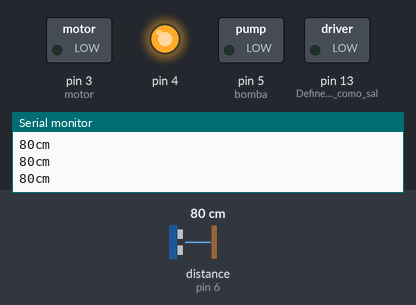
Simulated run of this sketch. Board: Arduino Uno, built with avr-gcc and run on an emulated ATmega328P. On the bench: switched loads named in the sketch (green lamp = pin HIGH), output pins drawn as LEDs (lit = HIGH), the last lines printed to the serial monitor. Wiring (inferred from the names in the program): ultrasonic range finder: trigger pin 7; echo pin 6. The inputs (shaded band) are chosen by the test bench; at power-on: distance to the obstacle (sensor on pin 6) 80 cm. The echo pulse lasts 58.3 µs per cm; pins used as bus, display or sensor lines are not drawn.

Above: at 1.2 s.
1.3 s: distance to the obstacle (sensor on pin 6) set to 24 cm
2.8 s: distance to the obstacle (sensor on pin 6) set to 20 cm
At 4.3 s:
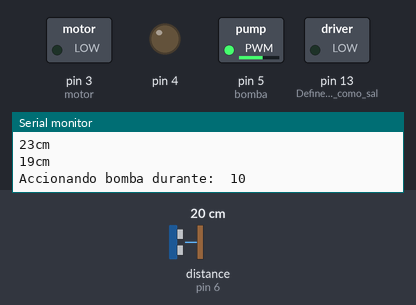
At 14.0 s:
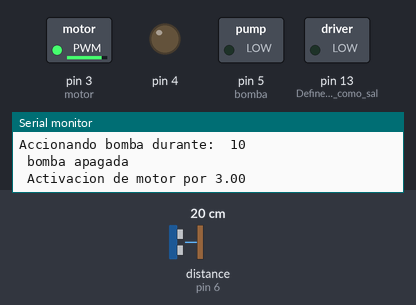
Timing chart, 0 to 14.3 s (numbered marks = the images above; inputs shaded):
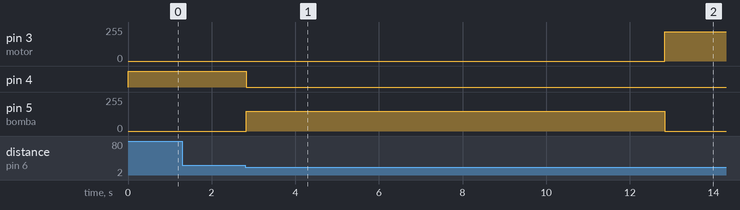

Measured:
- the behaviour switches between 22 and 21 cm on distance to the obstacle (sensor on pin 6) (found by bisection; images 0 and 1)
- after the input at 2.8 s, pin 3 (motor): 0/255 → 220/255 after 10.0 s; pin 4: HIGH → LOW at once; pin 5 (bomba): 0/255 → 150/255 at once, → 0/255 10.0 s later

The sketch:

Alimentador_mascota_v3.ino
```cpp
//CONEXIONES DE LOS PINS
// sensor de proximidad 6 y 7
// transistor de motor pin 3
//transistor de bomba pin 5


#define Pecho 6
#define Ptrig 7
int motor = 3;
int i;
long duracion, distancia;
int duracion_bomba_encendida=  10;       //en segundos     , el tiempo que la bomba bombea agua
int distancia_deteccion =  20     ;      //en centimetros  , l adistancia a la que se activa el proceso de alimentar
float tiempo_entre_lecturas = 10;           //en minutos ,  el tiempo que esta inactivo el sensor
float duracion_motor_activado = 3;       //en segundos
int bomba=5;

void setup() {
  Serial.begin (9600);       // inicializa el puerto seria a 9600 baudios
  pinMode(Pecho, INPUT);     // define el pin 6 como entrada (echo)
  pinMode(Ptrig, OUTPUT);    // define el pin 7 como salida  (triger)
  pinMode(13, 1);            // Define el pin 13 como salida
  pinMode(4, 1);
  pinMode(motor, OUTPUT);
  analogWrite(motor,0);
  pinMode(bomba, OUTPUT);
  analogWrite(bomba,0);

}

void loop() {

  digitalWrite(Ptrig, LOW);
  delayMicroseconds(2);
  digitalWrite(Ptrig, HIGH);   // genera el pulso de triger por 10ms
  delayMicroseconds(10);
  digitalWrite(Ptrig, LOW);

  duracion = pulseIn(Pecho, HIGH);
  distancia = (duracion/2) / 29;            // calcula la distancia en centimetros

  if (distancia >= 500 || distancia <= 0){  // si la distancia es mayor a 500cm o menor a 0cm
    Serial.println("---");                  // no mide nada
  }
  else {
    Serial.print(distancia);           // envia el valor de la distancia por el puerto serial
    Serial.println("cm");              // le coloca a la distancia los centimetros "cm"
    digitalWrite(13, 0);               // en bajo el pin 13
    digitalWrite(4, 1);
  }

   //SE EJECUTA EL PROCESO PRINCIPAL
   if (distancia <= distancia_deteccion && distancia >= 1){
    digitalWrite(4, 0);

    //BOMBEO AGUA
    Serial.print("Accionando bomba durante:  ");         // envia la palabra Alarma por el puerto serial
    Serial.println(duracion_bomba_encendida);
    analogWrite(bomba, 150);
    delay(duracion_bomba_encendida * 1000);
    analogWrite(bomba, 0);
    Serial.println(" bomba apagada ");


    //ACTIVACION MOTOR
    Serial.print(" Activacion de motor por ");
    Serial.println(duracion_motor_activado);
    analogWrite(motor, 220);
    delay(duracion_motor_activado * 1000);
    analogWrite(motor, 0);
    Serial.println("motor desactivado");

    Serial.print("proceso desactivado durante ");
    Serial.print(tiempo_entre_lecturas);
    Serial.println(" minutos ");
    delay(tiempo_entre_lecturas * 60000 );   //tiempo hasta que se puede volver a activar el proceso
    Serial.println("Se reactiva lectura ");

  }
  delay(400);                                // espera 400ms para que se logre ver la distancia en la consola


}
```
